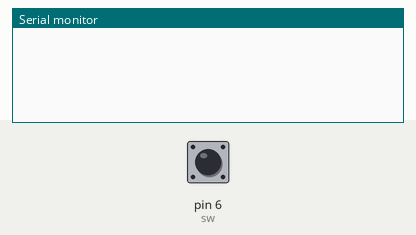
Recording of a sketch running on a simulated Arduino Uno, built with avr-gcc and run on an emulated ATmega328P. Parts: the last lines printed to the serial monitor. Inputs (shaded band) come from the test bench; at power-on: pin 6 (sw) HIGH.

Above: at 1.2 s.
1.3 s: pin 6 (sw) pulled LOW for 0.15 s
At 2.1 s:
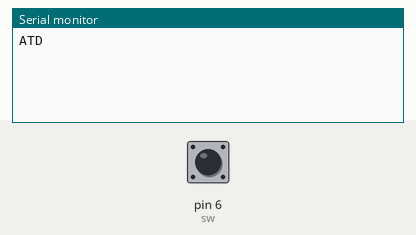
At 4.8 s:
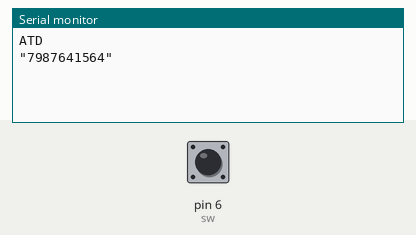

Measured:
- after the input at 1.3 s, the serial monitor: prints a new line at once (image 1)

The sketch:

call.ino
```cpp
char phone_no[]="7987641564";
int sw=6;
int sw1;
int t,s,q=0;

void setup() {
  pinMode(sw, INPUT);
  digitalWrite(sw, HIGH);

  Serial.begin(9600);

   // put your setup code here, to run once:
}

void loop()
{
  sw1=digitalRead(sw);
  int a=0;
if(sw1==LOW)
{

    SendMessage();

   }


       }


  void SendMessage()
{

Serial.println("ATD");
delay(2000);
//Serial.print("AT+CMGS=");
Serial.write(0x22);
Serial.print(phone_no);
Serial.write(0x22);
Serial.write(0x0D);  // hex equivalent of Carraige return
Serial.write(0x0A);  // hex equivalent of newline
delay(2000);
//serialSIM800.print("ACCIDENT vehicle is at google.com/maps/place/");
//Serial.println("track break please stop train");
delay(500);
Serial.println(char(26));//the ASCII code of the ctrl+z is 26
}
```
